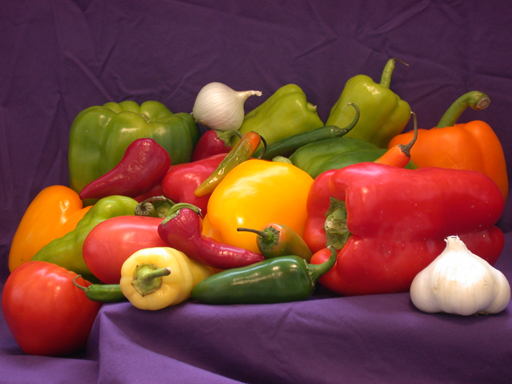
//> input picture peppers.png, 512 x 384 px
$ ./test   (built with g++ and OpenCV 4)
//> lines starting //> are read from the running program, lines starting //| are printed output that depends on the picture
// plot.cpp : Defines the entry point for the console application.
//

#include <iostream>
#include <opencv2/core/core.hpp>
#include <opencv2/highgui/highgui.hpp>
#include <opencv2/imgproc/imgproc.hpp>

using namespace std;
using namespace cv;

Mat computeFullEnergy(Mat img)
{
	Mat energy(img.rows, img.cols, CV_8UC1, Scalar(255));// declaring  black image
	//implementing the sobel operator
	int i, j,gx,gy;
	for (i = 1; i < img.rows - 1; i++)
	{
		for (j = 1; j < img.cols - 1; j++)
		{
			gx = gy = 0;
			gx = abs((img.at<Vec3b>(i - 1, j + 1)[0] - img.at<Vec3b>(i - 1, j - 1)[0]) + 2 * (img.at<Vec3b>(i, j + 1)[0] - img.at<Vec3b>(i, j - 1)[0]) + (img.at<Vec3b>(i + 1, j + 1)[0] - img.at<Vec3b>(i + 1, j - 1)[0]));
			gy = abs((img.at<Vec3b>(i + 1, j - 1)[0] - img.at<Vec3b>(i - 1, j - 1)[0]) + 2 * (img.at<Vec3b>(i+1, j)[0] - img.at<Vec3b>(i-1, j)[0]) + (img.at<Vec3b>(i + 1, j + 1)[0] - img.at<Vec3b>(i - 1, j + 1)[0]));
			energy.at<uchar>(i, j) = abs(gx + gy);
		}
	}
	return energy;
}

int distTo[2000][2000];
int edgeTo[2000][2000];
vector<uint> findVerticalSeam(Mat img)
{
	Mat energy = computeFullEnergy(img);
	vector<uint> seam(img.rows);
	//cout<<"Working 1\n";
	/*
	int distTo[img.rows][img.cols];
	int edgeTo[img.rows][img.cols];
	*/
	// Initialize the distance and edge matrices
	//cout<<"Working 2\n";
	for (int i = 0; i < img.rows; i++)
	{
		for (int j = 0; j < img.cols; j++)
		{
			distTo[i][j] = (i == 0) ? 0 : numeric_limits<int>::max();
			edgeTo[i][j] = 0;
		}
	}
	// rows
	for (int r = 0; r < img.rows - 1; r++)
	{
		for (int c = 0; c < img.cols; c++)
		{
			//checking pixels in left
			if (c != 0)
			{
				if (distTo[r + 1][c - 1]>(distTo[r][c] + (int)energy.at<uchar>(r + 1, c - 1)))
				{
					distTo[r + 1][c - 1] = distTo[r][c] + (int)energy.at<uchar>(r + 1, c - 1);
					edgeTo[r + 1][c - 1] = 1;
				}
			}
			// change pixel right below
			if (distTo[r + 1][c] > (distTo[r][c] + (int)energy.at<uchar>(r + 1, c)))
			{
				distTo[r + 1][c] = distTo[r][c] + (int)energy.at<uchar>(r + 1, c);
				edgeTo[r + 1][c] = 0;
			}
			// check pixel in bottom right
			if (c != (img.cols - 1))
			{
				if (distTo[r + 1][c + 1] > (distTo[r][c] + energy.at<uchar>(r + 1, c + 1)))
				{
					distTo[r + 1][c + 1] = distTo[r][c] + (int)energy.at<uchar>(r + 1, c+1);
					edgeTo[r + 1][c + 1] = -1;
				}
			}
		}
	}

	//find the bottom of the min path
	int min_index = 0, min = distTo[img.rows - 1][0];
	for (int i = 1; i < img.cols; i++)
	{
		if (distTo[img.rows - 1][i] < min)
		{
			min = distTo[img.rows - 1][i];
			min_index = i;
		}
	}
	//retracing the path and updating the seam vector
	//Retrace the min-path and update the 'seam' vector
	seam[img.rows-1] = min_index;
	for (int i = img.rows-1; i > 0; --i)
		seam[i-1] = seam[i] + edgeTo[i][seam[i]];

	return seam;
}
Mat removeVerticalSeam(Mat img, vector<uint> seam)
{
	for (int r = 0; r < img.rows; r++)
	{
		for (int c = seam[r]; c < img.cols - 1; c++)
		{
			img.at<Vec3b>(r, c) = img.at<Vec3b>(r, c + 1);
		}
	}
	//resize the image
	img = img(Rect(0, 0, img.cols - 1, img.rows));
	return img;
}
int main()
{
	Mat src= imread("peppers.png", CV_LOAD_IMAGE_COLOR);
//> src is the input picture: 384 rows x 512 cols, CV_8UC3; mean B, G, R 57.6, 66.4, 120.8
	if(!src.data)
	{
		cout<<"Invalid Input\n";
		return 0;
	}
	Mat lab;
	cvtColor(src, lab, CV_RGB2Lab);
//> lab: 384 rows x 512 cols, CV_8UC3; mean of channels 0, 1, 2 80.1, 145, 99.7

	for (int i = 0; i < 150; i++)
	{
		vector<uint> seam = findVerticalSeam(lab);
		lab = removeVerticalSeam(lab, seam);
	}
//> this loop made 150 passes
//> pass 1, in findVerticalSeam, `Mat energy = computeFullEnergy(img);`:
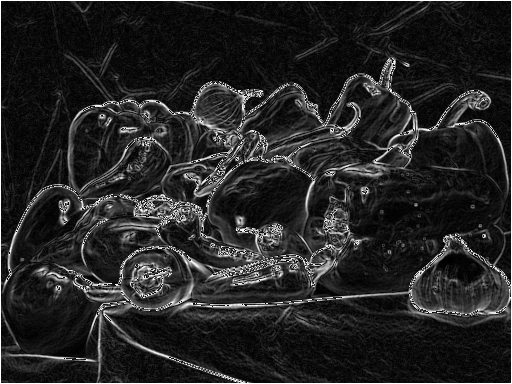
//> energy: 384 rows x 512 cols, CV_8UC1; min 0, max 255, mean 37.4
//> pass 2, in findVerticalSeam (call 2), `Mat energy = computeFullEnergy(img);`:
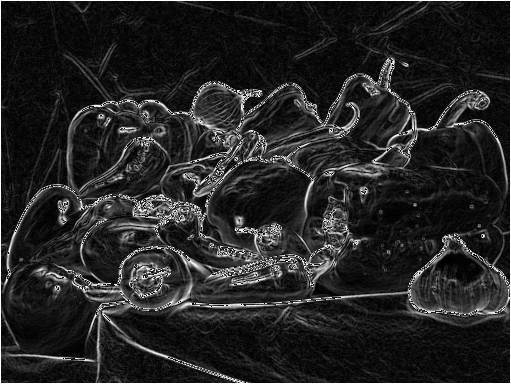
//> energy: 384 rows x 511 cols, CV_8UC1; min 0, max 255, mean 37.4
//> after the loop: lab: 384 rows x 362 cols, CV_8UC3; mean of channels 0, 1, 2 85, 141.8, 101.9
	cvtColor(lab, lab, CV_Lab2RGB);
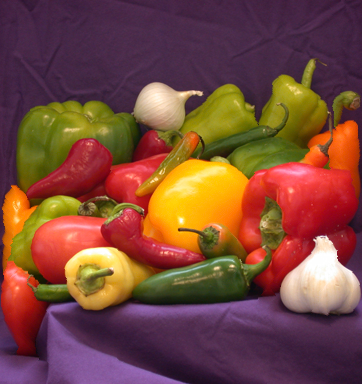
//> lab: 384 rows x 362 cols, CV_8UC3; mean B, G, R 59.6, 73, 122.2
	imshow("Original",src);
	imshow("Changed", lab);
	cout << src.rows << " " << src.cols << endl;
//| 384 512
	cout << lab.rows << " " << lab.cols << endl;
//| 384 362
	waitKey(0);
	destroyAllWindows();
	return 0;
}
